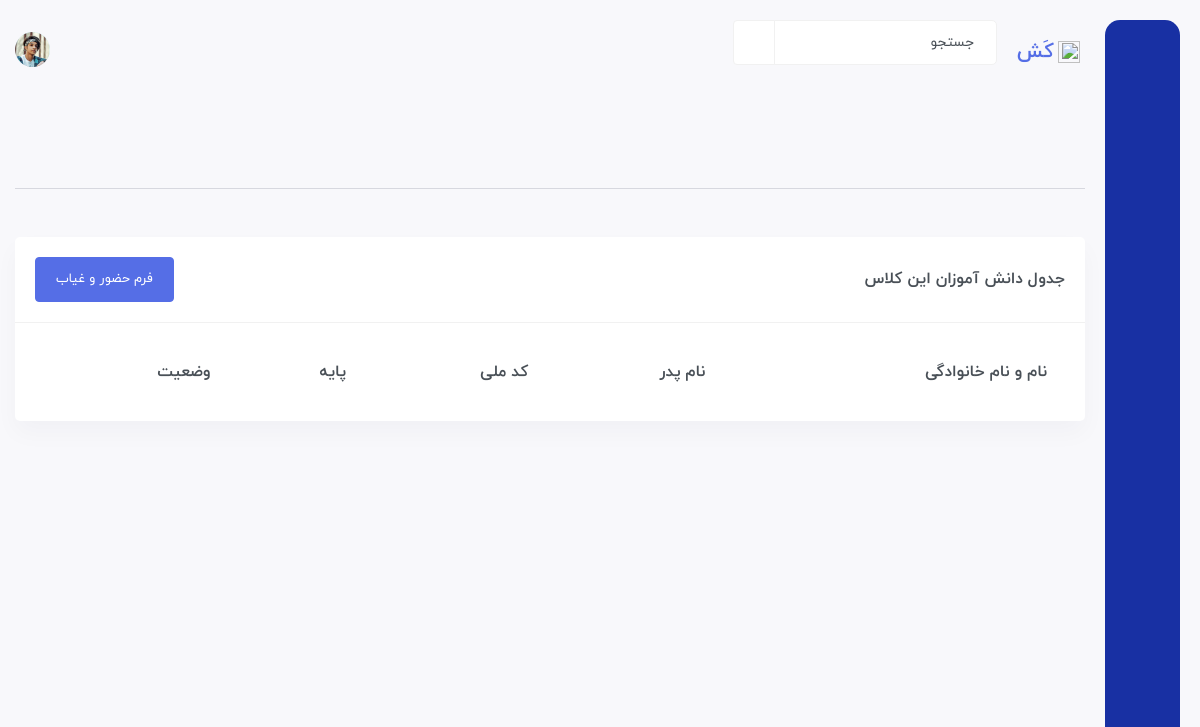
The app's page /class-room/100/صبح (signed in), older data.
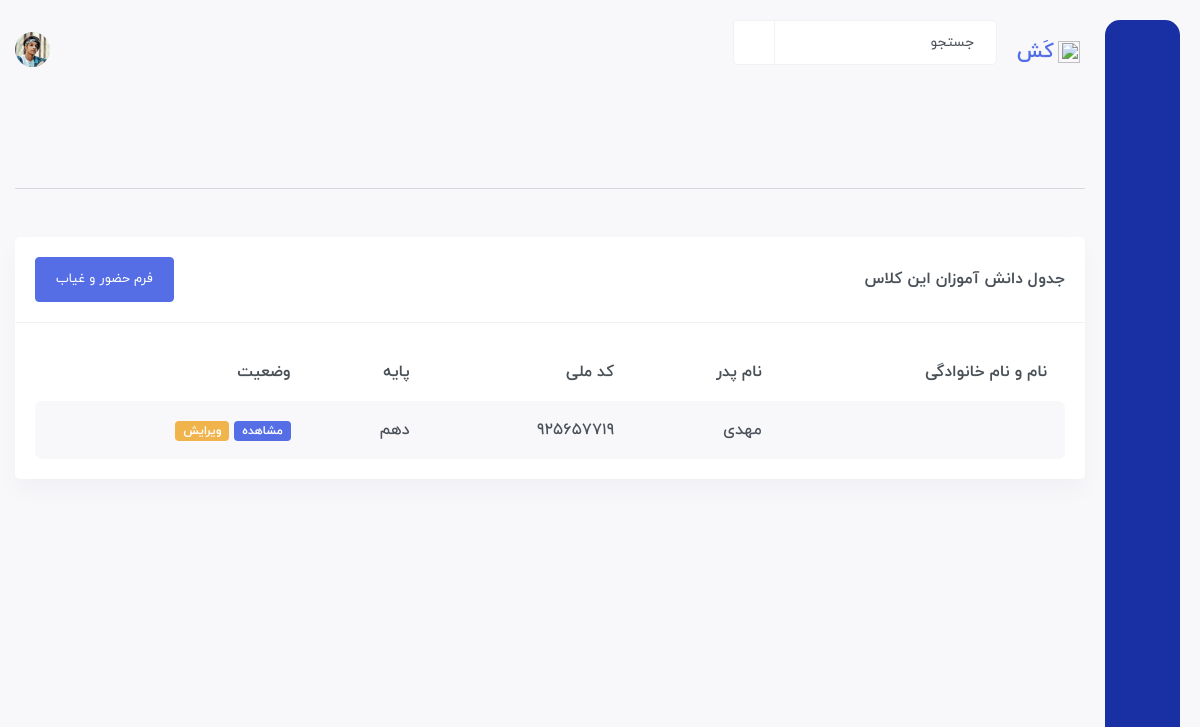
The same page, newer data.
### Student/models.py (models this page shows, shortened)
class Student(models.Model):
    full_name = models.CharField(max_length=200)
    father_name = models.CharField(max_length=100)
    id_code = models.IntegerField(unique=True)
    class_id = models.ForeignKey(Class, on_delete=models.CASCADE)
    reshte = models.ForeignKey(Reshte, on_delete=models.CASCADE)
    level = models.CharField(choices=LEVEL, max_length=8)
    level_up = models.BooleanField(default=False)
    date = models.DateField()
    usn = models.CharField(primary_key=True, max_length=200)

### Student/views.py (the view)
class ClassRoomView(LoginRequiredMixin, generic.View):
    login_url = 'account:login'
    def get(self, request, *args, **kwargs):
        number = kwargs.get('number')
        shift = kwargs.get('shift')
        students_in_class_room = models.Student.objects.filter(class_id__number=number, class_id__shift=shift).all()
        return render(request, 'class-room.html', {'student_class_room': students_in_class_room})

### templates/class-room.html (shortened to what this page needs)
﻿{% extends 'base.html' %}
{% block body %}
	<div id="main-wrapper">
	    <div class="content-body">
		<div class="container">
			<hr class="text-secondary mb-5 mt-5">
		    <div class="row">
			<div class="col-xxl-12">
			    <div class="card">
				<div class="card-header">
					<div>
						<h4 class="card-title">جدول دانش آموزان این کلاس</h4>
					</div>
					<div>
						<a href="{% url 'student:attendance' cn %}" class="btn btn-primary">فرم حضور و غیاب</a>
					</div>
				</div>
				<div class="card-body">
				    <div class="table-responsive">
					<table class="table table-striped responsive-table">
					    <thead>
						<tr>
						    <th>نام و نام خانوادگی</th>
						    <th>نام پدر</th>
						    <th>کد ملی</th>
						    <th>پایه</th>
						    <th>وضعیت</th>
						</tr>
					    </thead>
					    <tbody>
						{% for s in student_class_room %}
							<tr>
								<td>
								</td>
								<td class="coin-name">
									{{ s.father_name }}
								</td>
								<td>
									{{ s.id_code }}
								</td>
								<td>{{ s.level }}</td>
								<td>
									<div class="badge bg-primary"><a href="{{ s.get_abolut_url }}" class="text-white">مشاهده</a></div>
									<div class="badge bg-warning"><a href="{% url 'student:student-edit' s.id_code %}" class="text-white">ویرایش</a></div>
								</td>
							</tr>
						{% endfor %}
					    </tbody>
					</table>
				    </div>
				</div>
			    </div>
			</div>
		    </div>
		</div>
	    </div>
	</div>
{% endblock %}

Row changes from the older to the newer data that the page shows:
added Student: father_name "مهدی", id_code "925657719", level "دهم"
